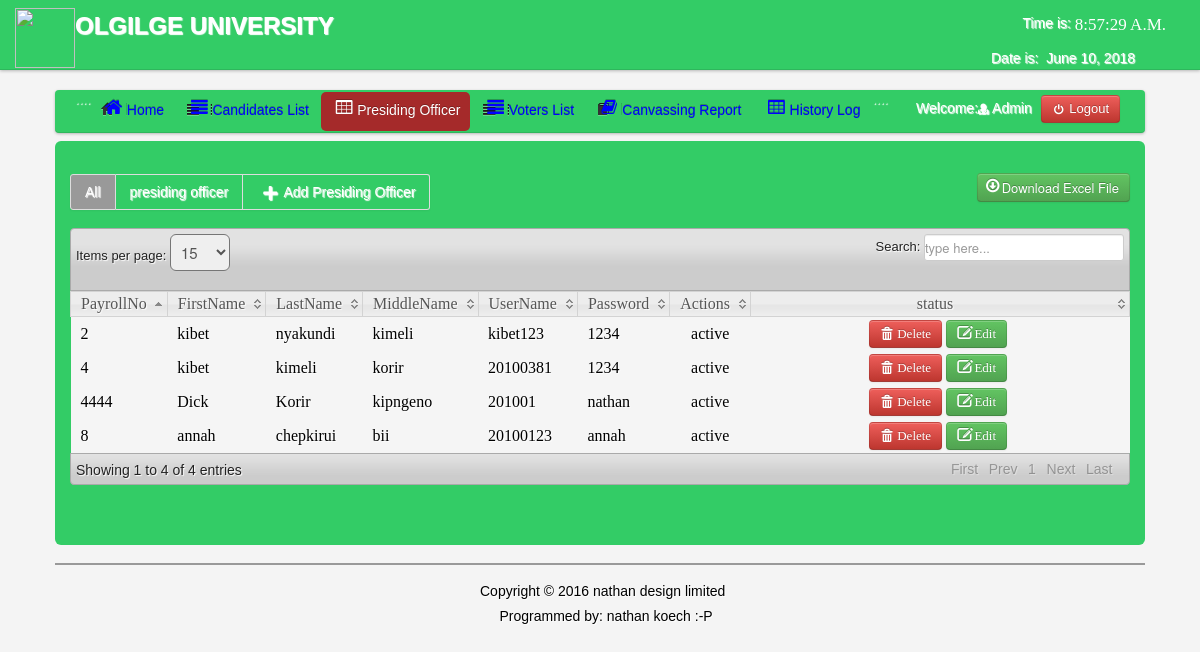
Screenshot of /voting/admin/presiding.php (signed in) with the database file from the repository.
### tables this page shows
CREATE TABLE IF NOT EXISTS `users` (
  `User_id` int(11) NOT NULL AUTO_INCREMENT,
  `FirstName` varchar(100) NOT NULL,
  `LastName` varchar(100) NOT NULL,
  `UserName` varchar(100) NOT NULL,
  `Password` varchar(100) NOT NULL,
  `User_Type` varchar(50) NOT NULL,
  PRIMARY KEY (`User_id`)
);

CREATE TABLE IF NOT EXISTS `presiding` (
  `VoterID` int(255) NOT NULL AUTO_INCREMENT,
  `PayrollNo` int(255) NOT NULL,
  `FirstName` varchar(150) NOT NULL,
  `LastName` varchar(150) NOT NULL,
  `MiddleName` varchar(100) NOT NULL,
  `UserName` varchar(100) NOT NULL,
  `Password` varchar(150) NOT NULL,
  `status` varchar(100) NOT NULL,
  `usertype` int(10) NOT NULL,
  PRIMARY KEY (`VoterID`)
);

### voting/admin/session.php (called while the page is built, shortened)
<?php
$id_session=$_SESSION['id'];
?>

### voting/admin/presiding.php (the view, shortened to what this page needs)
<?php
include('header.php');
include('session.php');
?>
</head>
<body>
<?php include('nav_top.php'); ?>
<div class="wrapper">
<div class="home_body">
<div class="navbar">
	<div class="navbar-inner">
	<div class="container">
	<ul class="nav nav-pills">
	  <li>....</li>
	  <li><a href="home.php"><i class="icon-home icon-large"></i>Home</a></li>
	  <li><a  href="candidate_list.php"><i class="icon-align-justify icon-large"></i>Candidates List</a></li>
	<li class="active"><a  href="presiding.php"><i class="icon-table icon-large"></i>Presiding Officer</a>
	  <li><a  href="voter_list.php"><i class="icon-align-justify icon-large"></i>Voters List</a></li>
		 <li><a  href="canvassing_report.php"><i class="icon-book icon-large"></i>Canvassing Report</a></li>
		    <li><a  href="History.php"><i class="icon-table icon-large"></i>History Log</a>
		   <div class="modal hide fade" id="about">
		   <li>....</li>
	 </ul>
	<form class="navbar-form pull-right">
		<?php $result=mysql_query("select * from users where User_id='$id_session'");
	$row=mysql_fetch_array($result);
	?>
	<font color="white">Welcome:<i class="icon-user-md"></i><?php echo $row['User_Type']; ?></font>
	<a class="btn btn-danger" id="logout" data-toggle="modal" href="#myModal"><i class="icon-off"></i>&nbsp;Logout</a>
	</form>
	</div>
	</div>
	</div>
	<div id="element" class="hero-body">
		    <div class="pagination">
    <ul>
    <li  class="active"><a href="presiding.php"><font color="white">All</font></a></li>
    <li  class=""><a href="Active_presiding.php"><font color="white">presiding officer</font></a></li>
    <li  class=""><a href="new_presiding.php"><font color="white"><i class="icon-plus icon-large"></i>Add Presiding Officer</font></a></li>
    </ul>
    </div>
	<div class="excel_button">
			<form method="POST" action="excel_voter.php">
	<button id="excel" class="btn btn-success" name="save"><i class="icon-download icon-large"></i>Download Excel File</button>
	</form>
	</div>
	<table class="users-table">
<div class="demo_jui">
		<table cellpadding="0" cellspacing="0" border="0" class="display" id="log" class="jtable">
			<thead>
				<tr>
				<th>PayrollNo</th>
				<th>FirstName</th>
				<th>LastName</th>
				<th>MiddleName</th>
				<th>UserName</th>
				<th>Password</th>
				<th>Actions</th>
				<th>status</th>
				</tr>
			</thead>
			<tbody>
<?php $voter_query=mysql_query("select  * from presiding");
		while($voter_rows=mysql_fetch_array($voter_query))
			{ $id=$voter_rows['VoterID'];
		?>
<tr class="del<?php echo $id ?>">
	<td><?php echo $voter_rows['PayrollNo']; ?></td>
	<td><?php echo $voter_rows['FirstName']; ?></td>
	<td><?php echo $voter_rows['LastName']; ?></td>
	<td><?php echo $voter_rows['MiddleName']; ?></td>
	<td><?php echo $voter_rows['UserName']; ?></td>
	<td><?php echo $voter_rows['Password']; ?></td>
	<td align="center"><?php echo $voter_rows['status']; ?></td>
	<td  width="360" align="center">
	<a class="btn btn-danger1"  id="<?php echo $id; ?>">  <i class="icon-trash icon-large"></i>&nbsp;Delete</a>
	<a class="btn btn-Success" href="edit_presiding.php<?php echo '?id='.$id; ?>"><i class="icon-edit icon-large"></i>&nbsp;Edit</a>&nbsp;
	</tr>
<?php } ?>
			</tbody>
		</table>
	</div>
	<?php include('footer.php')?>
</div>
</div>
</body>
</html>

### voting/admin/css/datatable/demo_table_jui.css (style rules this page uses)
table.display thead th { cursor: pointer; padding: 3px 0 3px 10px; }
table.display { border-collapse: collapse; clear: both; margin: 0 auto; width: 100%; }
table.display td { padding: 3px 10px; }
tr.odd { background-color: #f5f5f5; }
tr.even { background-color: #f5f5f5; }
tr.odd td.sorting_1 { background-color: f5f5f5; }
tr.even td.sorting_1 { background-color: f5f5f5; }

### voting/admin/css/Home.css (style rules this page uses)
* { margin:0; padding:0; }
body { font-family:"Trebuchet MS", "Myriad Pro", Arial, sans-serif; font-size:14px; background-color: #fff; background:#f4f4f4 url(../images/bg.gif) repeat top left; text-shadow:1px 1px 1px #fff; background-position: 0 0px; }
.wrapper { width:1090px; margin:10px auto; }
.navbar .navbar-inner { background: #3C6; }

### rows the page displays
users: User_Type "Admin"
presiding: PayrollNo "2", FirstName "kibet", LastName "nyakundi", MiddleName "kimeli", UserName "kibet123", Password "1234", status "active"
presiding: PayrollNo "4", FirstName "kibet", LastName "kimeli", MiddleName "korir", UserName "20100381", Password "1234", status "active"
presiding: PayrollNo "8", FirstName "annah", LastName "chepkirui", MiddleName "bii", UserName "20100123", Password "annah", status "active"
presiding: PayrollNo "4444", FirstName "Dick", LastName "Korir", MiddleName "kipngeno", UserName "201001", Password "nathan", status "active"
